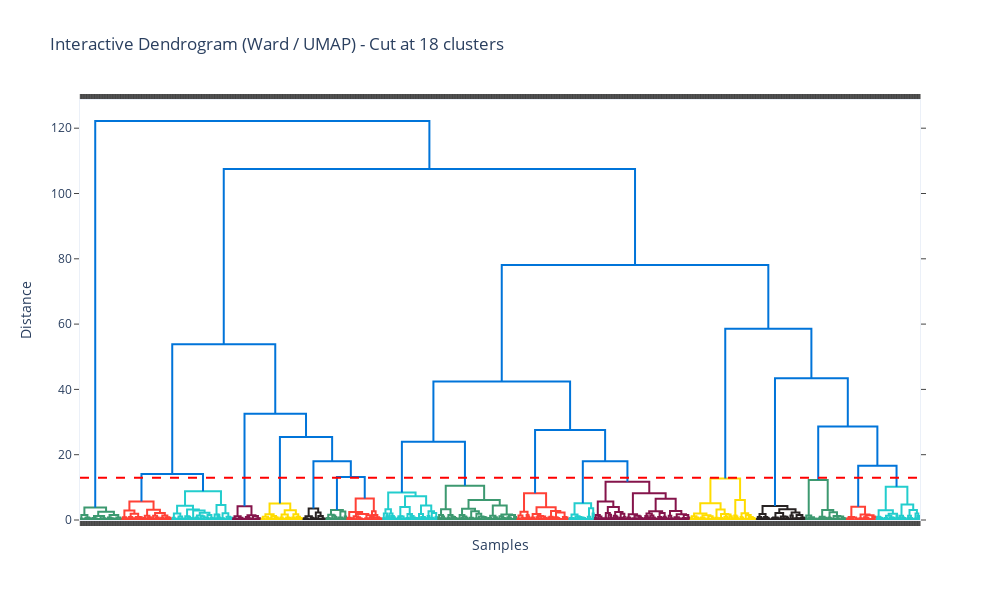

Here is the notebook cell this chart was saved with:
### Markdown cell above
From a strictly geometric point of view, the **Cophenetic Correlation Coefficient (or Ward's method)**, which measures how faithfully the hierarchy preserves the pairwise distances between the original data points, shows a moderate level of fidelity (this metric ranges from -1 to 1, where higher values indicate better preservation). Moreover, the **Silhouette Score**, which measures cohesion of the clusters and also ranges from -1 to 1 with higher values indicating cohesed clusters, reflects a rather mid cohesion. However, these metrics do not have any value unless interpreted under the light of the nature of the data.

### Code cell
# Find the cut threshold (height) that results in 'num_clusters'
dist_a = linkage_matrix[-(num_clusters), 2]
dist_b = linkage_matrix[-(num_clusters-1), 2]
threshold_distance = (dist_a + dist_b) / 2 # midpoint between the merge distances of cluster N and N+1

# Plot the dendrogram with a horizontal line at the threshold
dendro_fig = ff.create_dendrogram(
    umap_result_3d, 
    linkagefun=ward_linkage, 
    color_threshold=threshold_distance,
    labels=expression_df.columns
)
dendro_fig.add_shape(
    type='line',
    xref='paper', yref='y',
    x0=0, y0=threshold_distance,
    x1=1, y1=threshold_distance,
    line=dict(color='red', width=2, dash='dash')
)
dendro_fig.update_layout(
    title_text=f"Interactive Dendrogram (Ward / UMAP) - Cut at {num_clusters} clusters",
    width=1000, 
    height=600,
    template="plotly_white",
    xaxis_title="Samples",
    yaxis_title="Distance",
    showlegend=False
)
dendro_fig.update_xaxes(showticklabels=False)

save_path_dendro = path.join('plots', 'Dendrogram_Plotly.html')
dendro_fig.write_html(save_path_dendro)
dendro_fig.show()
